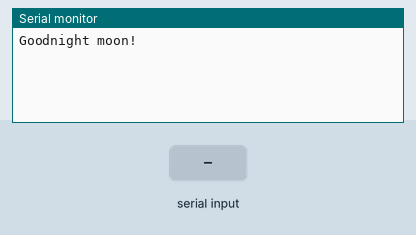
Recording of a sketch running on a simulated Arduino Mega 2560, built with avr-gcc and run on an emulated ATmega2560. Parts: the last lines printed to the serial monitor. The test bench sets the inputs (shaded band).

Above: at 1.2 s.
1.3 s: "1" received over the second serial link
At 1.7 s:
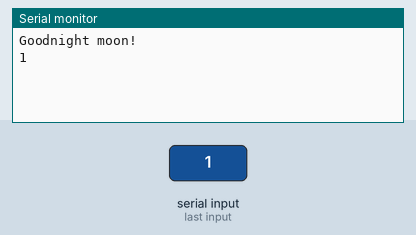
2.8 s: "0" received over the second serial link
At 4.1 s:
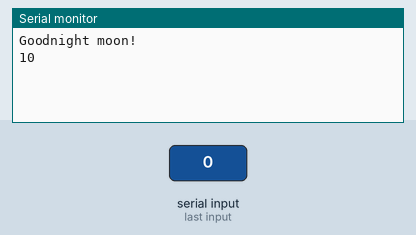

The sketch:

serial_passthrough.ino
```cpp
void setup() {
  // Open Seriall communications and wait for port to open:
  Serial1.begin(115200);
  Serial.begin(115200);
  while (!Serial) {
    ; // wait for Seriall port to connect. Needed for native  port only
  }


  Serial.println("Goodnight moon!");


}

void loop() { // run over and over
  if (Serial1.available()) {
    Serial.write(Serial1.read());
  }
  if (Serial.available()) {
    Serial1.write(Serial.read());
  }
}
```

Measured:
- after the input at 1.3 s, the serial monitor: prints a new line at once (image 1)
- after the input at 2.8 s, the serial monitor: prints a new line at once (image 2)
